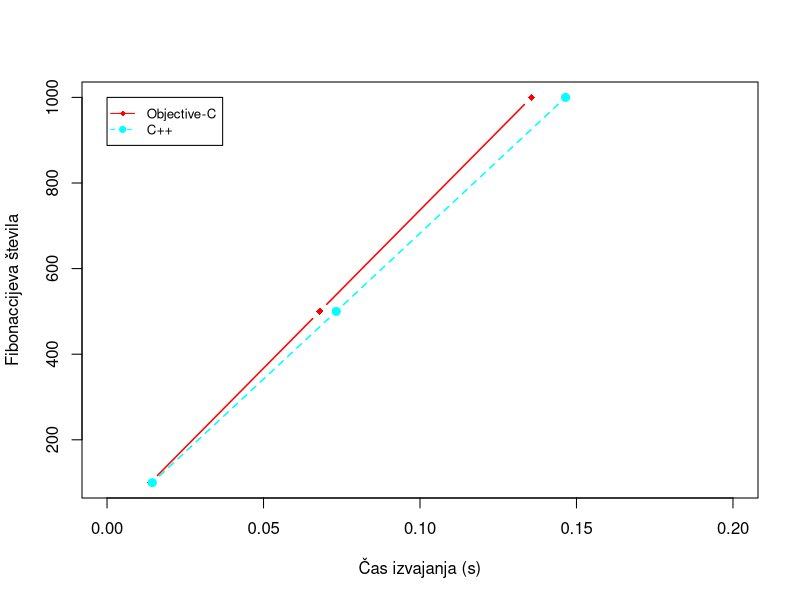

Reproduce this figure in R.
native <- c(1:5)
native <- c(0.013868, 0.067957, 0.135591)
wrapper <- c(0.014455, 0.073232, 0.146504)
fib <- c(100, 500, 1000)
xrange <- range(wrapper)
yrange <- range(fib)
xrange <- c(0, 0.2)
plot(xrange, yrange, type="n", xlab="Čas izvajanja (s)", ylab="Fibonaccijeva števila")
colors <- rainbow(2)
linetype <- c(1,2)
plotchar <- seq(18, 20, 1)
lines(native, fib, type="b", lwd=1.5, lty=linetype[1], col=colors[1], pch=plotchar[1])
lines(wrapper, fib, type="b", lwd=1.5, lty=linetype[2], col=colors[2], pch=plotchar[2])
legend(xrange[1], yrange[2], c("Objective-C", "C++"), cex=0.8, col=colors, pch=plotchar, lty=linetype)